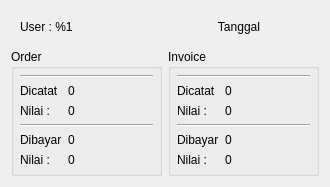
<?xml version="1.0" encoding="UTF-8"?>
<ui version="4.0">
 <class>DailyWidget</class>
 <widget class="QWidget" name="DailyWidget">
  <property name="geometry">
   <rect>
    <x>0</x>
    <y>0</y>
    <width>328</width>
    <height>178</height>
   </rect>
  </property>
  <property name="windowTitle">
   <string>Dashboard</string>
  </property>
  <layout class="QVBoxLayout" name="verticalLayout">
   <item>
    <widget class="QWidget" name="hdr" native="true">
     <layout class="QHBoxLayout" name="horizontalLayout">
      <item alignment="Qt::AlignLeft">
       <widget class="QLabel" name="lUser">
        <property name="text">
         <string>User : %1</string>
        </property>
       </widget>
      </item>
      <item>
       <widget class="QLabel" name="lDate">
        <property name="text">
         <string>Tanggal</string>
        </property>
        <property name="alignment">
         <set>Qt::AlignCenter</set>
        </property>
       </widget>
      </item>
     </layout>
    </widget>
   </item>
   <item>
    <layout class="QHBoxLayout" name="horizontalLayout_2">
     <item>
      <widget class="QGroupBox" name="ordersGroup">
       <property name="minimumSize">
        <size>
         <width>151</width>
         <height>0</height>
        </size>
       </property>
       <property name="title">
        <string>Order</string>
       </property>
       <layout class="QFormLayout" name="formLayout">
        <property name="leftMargin">
         <number>6</number>
        </property>
        <property name="topMargin">
         <number>6</number>
        </property>
        <property name="rightMargin">
         <number>6</number>
        </property>
        <property name="bottomMargin">
         <number>6</number>
        </property>
        <item row="1" column="0">
         <widget class="QLabel" name="label_9">
          <property name="text">
           <string>Dicatat</string>
          </property>
         </widget>
        </item>
        <item row="1" column="1">
         <widget class="QLabel" name="label_ordersSavedCount">
          <property name="text">
           <string>0</string>
          </property>
         </widget>
        </item>
        <item row="2" column="0">
         <widget class="QLabel" name="label_7">
          <property name="text">
           <string>Nilai :</string>
          </property>
         </widget>
        </item>
        <item row="2" column="1">
         <widget class="QLabel" name="label_ordersSavedValueSum">
          <property name="text">
           <string>0</string>
          </property>
         </widget>
        </item>
        <item row="4" column="0">
         <widget class="QLabel" name="label_10">
          <property name="text">
           <string>Dibayar</string>
          </property>
         </widget>
        </item>
        <item row="4" column="1">
         <widget class="QLabel" name="label_ordersPaidCount">
          <property name="text">
           <string>0</string>
          </property>
         </widget>
        </item>
        <item row="5" column="0">
         <widget class="QLabel" name="label_8">
          <property name="text">
           <string>Nilai :</string>
          </property>
         </widget>
        </item>
        <item row="5" column="1">
         <widget class="QLabel" name="label_ordersPaidValueSum">
          <property name="text">
           <string>0</string>
          </property>
         </widget>
        </item>
        <item row="3" column="0" colspan="2">
         <widget class="Line" name="line">
          <property name="orientation">
           <enum>Qt::Horizontal</enum>
          </property>
         </widget>
        </item>
        <item row="0" column="0" colspan="2">
         <widget class="Line" name="line_2">
          <property name="orientation">
           <enum>Qt::Horizontal</enum>
          </property>
         </widget>
        </item>
       </layout>
      </widget>
     </item>
     <item>
      <widget class="QGroupBox" name="invoicesGroup">
       <property name="minimumSize">
        <size>
         <width>151</width>
         <height>0</height>
        </size>
       </property>
       <property name="title">
        <string>Invoice</string>
       </property>
       <layout class="QFormLayout" name="formLayout_2">
        <property name="leftMargin">
         <number>6</number>
        </property>
        <property name="topMargin">
         <number>6</number>
        </property>
        <property name="rightMargin">
         <number>6</number>
        </property>
        <property name="bottomMargin">
         <number>6</number>
        </property>
        <item row="1" column="0">
         <widget class="QLabel" name="label_15">
          <property name="text">
           <string>Dicatat</string>
          </property>
         </widget>
        </item>
        <item row="1" column="1">
         <widget class="QLabel" name="label_invoiceSavedCount">
          <property name="text">
           <string>0</string>
          </property>
         </widget>
        </item>
        <item row="2" column="0">
         <widget class="QLabel" name="label_17">
          <property name="text">
           <string>Nilai :</string>
          </property>
         </widget>
        </item>
        <item row="2" column="1">
         <widget class="QLabel" name="label_invoiceSavedValueSum">
          <property name="text">
           <string>0</string>
          </property>
         </widget>
        </item>
        <item row="4" column="0">
         <widget class="QLabel" name="label_19">
          <property name="text">
           <string>Dibayar</string>
          </property>
         </widget>
        </item>
        <item row="4" column="1">
         <widget class="QLabel" name="label_invoicePaidCount">
          <property name="text">
           <string>0</string>
          </property>
         </widget>
        </item>
        <item row="5" column="0">
         <widget class="QLabel" name="label_21">
          <property name="text">
           <string>Nilai :</string>
          </property>
         </widget>
        </item>
        <item row="5" column="1">
         <widget class="QLabel" name="label_invoicePaidValueSum">
          <property name="text">
           <string>0</string>
          </property>
         </widget>
        </item>
        <item row="3" column="0" colspan="2">
         <widget class="Line" name="line_3">
          <property name="orientation">
           <enum>Qt::Horizontal</enum>
          </property>
         </widget>
        </item>
        <item row="0" column="0" colspan="2">
         <widget class="Line" name="line_4">
          <property name="orientation">
           <enum>Qt::Horizontal</enum>
          </property>
         </widget>
        </item>
       </layout>
      </widget>
     </item>
    </layout>
   </item>
   <item>
    <spacer name="verticalSpacer">
     <property name="orientation">
      <enum>Qt::Vertical</enum>
     </property>
     <property name="sizeHint" stdset="0">
      <size>
       <width>20</width>
       <height>40</height>
      </size>
     </property>
    </spacer>
   </item>
  </layout>
 </widget>
 <resources/>
 <connections/>
</ui>
